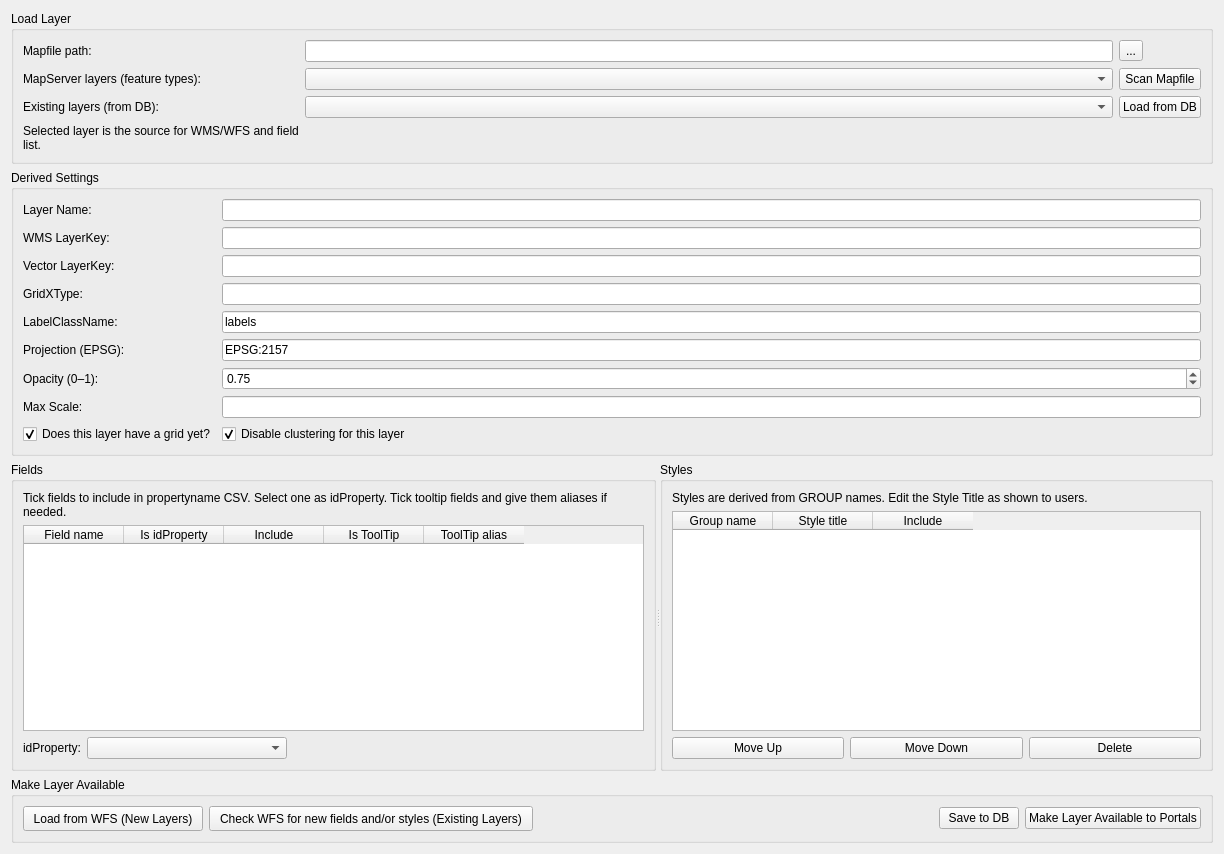
          <widget class="QWidget" name="tabCreateLayer">
           <attribute name="title">
            <string>Create New Layer</string>
           </attribute>
           <layout class="QVBoxLayout" name="verticalLayout_newLayer">
            <item>
             <widget class="QGroupBox" name="groupBox_load">
              <property name="title">
               <string>Load Layer</string>
              </property>
              <layout class="QGridLayout" name="gridLayout_load">
               <item row="0" column="0">
                <widget class="QLabel" name="label_mapFilePath">
                 <property name="text">
                  <string>Mapfile path:</string>
                 </property>
                </widget>
               </item>
               <item row="0" column="1">
                <widget class="QLineEdit" name="txtMapFilePath"/>
               </item>
               <item row="0" column="2">
                <widget class="QToolButton" name="btnBrowseMapFile">
                 <property name="text">
                  <string>...</string>
                 </property>
                </widget>
               </item>
               <item row="1" column="0">
                <widget class="QLabel" name="label_mapLayers">
                 <property name="text">
                  <string>MapServer layers (feature types):</string>
                 </property>
                </widget>
               </item>
               <item row="1" column="1">
                <widget class="QComboBox" name="cmbMapFileLayerNames"/>
               </item>
               <item row="1" column="2">
                <widget class="QPushButton" name="btnScanMapFile">
                 <property name="text">
                  <string>Scan Mapfile</string>
                 </property>
                </widget>
               </item>
               <item row="2" column="0">
                <widget class="QLabel" name="label_dbLayers">
                 <property name="text">
                  <string>Existing layers (from DB):</string>
                 </property>
                </widget>
               </item>
               <item row="2" column="1">
                <widget class="QComboBox" name="cmbDbLayers"/>
               </item>
               <item row="2" column="2">
                <widget class="QPushButton" name="btnLoadFromDb">
                 <property name="text">
                  <string>Load from DB</string>
                 </property>
                </widget>
               </item>
               <item row="3" column="0">
                <widget class="QLabel" name="label_selectedLayerHint">
                 <property name="text">
                  <string>Selected layer is the source for WMS/WFS and field list.</string>
                 </property>
                 <property name="wordWrap">
                  <bool>true</bool>
                 </property>
                </widget>
               </item>
              </layout>
             </widget>
            </item>
            <item>
             <widget class="QGroupBox" name="groupBox_derived">
              <property name="title">
               <string>Derived Settings</string>
              </property>
              <layout class="QFormLayout" name="formLayout_derived">
               <item row="0" column="0">
                <widget class="QLabel" name="label_layerName">
                 <property name="text">
                  <string>Layer Name:</string>
                 </property>
                </widget>
               </item>
               <item row="0" column="1">
                <widget class="QLineEdit" name="txtLayerName">
                 <property name="readOnly">
                  <bool>true</bool>
                 </property>
                </widget>
               </item>
               <item row="1" column="0">
                <widget class="QLabel" name="label_wmsLayerKey">
                 <property name="text">
                  <string>WMS LayerKey:</string>
                 </property>
                </widget>
               </item>
               <item row="1" column="1">
                <widget class="QLineEdit" name="txtWmsLayerKey">
                 <property name="readOnly">
                  <bool>true</bool>
                 </property>
                </widget>
               </item>
               <item row="2" column="0">
                <widget class="QLabel" name="label_vectorLayerKey">
                 <property name="text">
                  <string>Vector LayerKey:</string>
                 </property>
                </widget>
               </item>
               <item row="2" column="1">
                <widget class="QLineEdit" name="txtVectorLayerKey">
                 <property name="readOnly">
                  <bool>true</bool>
                 </property>
                </widget>
               </item>
               <item row="4" column="0">
                <widget class="QLabel" name="label_gridXType">
                 <property name="text">
                  <string>GridXType:</string>
                 </property>
                </widget>
               </item>
               <item row="4" column="1">
                <widget class="QLineEdit" name="txtGridXType">
                 <property name="readOnly">
                  <bool>true</bool>
                 </property>
                </widget>
               </item>
               <item row="5" column="0">
                <widget class="QLabel" name="label_labelClassName">
                 <property name="text">
                  <string>LabelClassName:</string>
                 </property>
                </widget>
               </item>
               <item row="5" column="1">
                <widget class="QLineEdit" name="txtLabelClassName">
                 <property name="text">
                  <string>labels</string>
                 </property>
                </widget>
               </item>
               <item row="6" column="0">
                <widget class="QLabel" name="label_projection">
                 <property name="text">
                  <string>Projection (EPSG):</string>
                 </property>
                </widget>
               </item>
               <item row="6" column="1">
                <widget class="QLineEdit" name="txtProjection">
                 <property name="text">
                  <string>EPSG:2157</string>
                 </property>
                </widget>
               </item>
               <item row="7" column="0">
                <widget class="QLabel" name="label_opacity">
                 <property name="text">
                  <string>Opacity (0–1):</string>
                 </property>
                </widget>
               </item>
               <item row="7" column="1">
                <widget class="QDoubleSpinBox" name="spinOpacity">
                 <property name="decimals">
                  <number>2</number>
                 </property>
                 <property name="minimum">
                  <double>0.000000000000000</double>
                 </property>
                 <property name="maximum">
                  <double>1.000000000000000</double>
                 </property>
                 <property name="singleStep">
                  <double>0.050000000000000</double>
                 </property>
                 <property name="value">
                  <double>0.750000000000000</double>
                 </property>
                </widget>
               </item>
               <item row="8" column="0">
                <widget class="QLabel" name="label_maxscale">
                 <property name="text">
                  <string>Max Scale:</string>
                 </property>
                </widget>
               </item>
               <item row="8" column="1">
                <widget class="QLineEdit" name="txtWfsMaxScale"/>
               </item>
               <item row="10" column="0">
                <widget class="QCheckBox" name="chkHasGrid">
                 <property name="text">
                  <string>Does this layer have a grid yet?</string>
                 </property>
                 <property name="checked">
                  <bool>true</bool>
                 </property>
                </widget>
               </item>
               <item row="10" column="1">
                <widget class="QCheckBox" name="chkNoCluster">
                 <property name="text">
                  <string>Disable clustering for this layer</string>
                 </property>
                 <property name="checked">
                  <bool>true</bool>
                 </property>
                </widget>
               </item>
              </layout>
             </widget>
            </item>
            <item>
             <widget class="QSplitter" name="splitter_fields_styles">
              <property name="orientation">
               <enum>Qt::Horizontal</enum>
              </property>
              <widget class="QWidget" name="widget_fields">
               <layout class="QVBoxLayout" name="verticalLayout_fields">
                <item>
                 <widget class="QGroupBox" name="groupBox_fields">
                  <property name="title">
                   <string>Fields</string>
                  </property>
                  <layout class="QVBoxLayout" name="verticalLayout_fields_inner">
                   <item>
                    <widget class="QLabel" name="label_fieldsInfo">
                     <property name="text">
                      <string>Tick fields to include in propertyname CSV. Select one as idProperty. Tick tooltip fields and give them aliases if needed.</string>
                     </property>
                     <property name="wordWrap">
                      <bool>true</bool>
                     </property>
                    </widget>
                   </item>
                   <item>
                    <widget class="QTableWidget" name="tblFields">
                     <column>
                      <property name="text">
                       <string>Field name</string>
                      </property>
                     </column>
                     <column>
                      <property name="text">
                       <string>Is idProperty</string>
                      </property>
                     </column>
                     <column>
                      <property name="text">
                       <string>Include</string>
                      </property>
                     </column>
                     <column>
                      <property name="text">
                       <string>Is ToolTip</string>
                      </property>
                     </column>
                     <column>
                      <property name="text">
                       <string>ToolTip alias</string>
                      </property>
                     </column>
                    </widget>
                   </item>
                   <item>
                    <layout class="QHBoxLayout" name="horizontalLayout_idProperty">
                     <item>
                      <widget class="QLabel" name="label_idPropertyCombo">
                       <property name="text">
                        <string>idProperty:</string>
                       </property>
                      </widget>
                     </item>
                     <item>
                      <widget class="QComboBox" name="cmbIdProperty">
                       <property name="minimumSize">
                        <size>
                         <width>200</width>
                         <height>0</height>
                        </size>
                       </property>
                      </widget>
                     </item>
                     <item>
                      <spacer name="horizontalSpacer_idProperty">
                       <property name="orientation">
                        <enum>Qt::Horizontal</enum>
                       </property>
                       <property name="sizeHint" stdset="0">
                        <size>
                         <width>40</width>
                         <height>20</height>
                        </size>
                       </property>
                      </spacer>
                     </item>
                    </layout>
                   </item>
                  </layout>
                 </widget>
                </item>
               </layout>
              </widget>
              <widget class="QWidget" name="widget_styles">
               <layout class="QVBoxLayout" name="verticalLayout_styles">
                <item>
                 <widget class="QGroupBox" name="groupBox_styles">
                  <property name="title">
                   <string>Styles</string>
                  </property>
                  <layout class="QVBoxLayout" name="verticalLayout">
                   <item>
                    <widget class="QLabel" name="label_stylesInfo">
                     <property name="text">
                      <string>Styles are derived from GROUP names. Edit the Style Title as shown to users.</string>
                     </property>
                     <property name="wordWrap">
                      <bool>true</bool>
                     </property>
                    </widget>
                   </item>
                   <item>
                    <widget class="QTableWidget" name="tblStyles">
                     <column>
                      <property name="text">
                       <string>Group name</string>
                      </property>
                     </column>
                     <column>
                      <property name="text">
                       <string>Style title</string>
                      </property>
                     </column>
                     <column>
                      <property name="text">
                       <string>Include</string>
                      </property>
                     </column>
                    </widget>
                   </item>
                   <item>
                    <layout class="QHBoxLayout" name="horizontalLayout">
                     <item>
                      <widget class="QPushButton" name="btnStyleMoveUp">
                       <property name="text">
                        <string>Move Up</string>
                       </property>
                      </widget>
                     </item>
                     <item>
                      <widget class="QPushButton" name="btnStyleMoveDown">
                       <property name="text">
                        <string>Move Down</string>
                       </property>
                      </widget>
                     </item>
                     <item>
                      <widget class="QPushButton" name="btnStyleDelete">
                       <property name="text">
                        <string>Delete</string>
                       </property>
                      </widget>
                     </item>
                    </layout>
                   </item>
                  </layout>
                 </widget>
                </item>
               </layout>
              </widget>
             </widget>
            </item>
            <item alignment="Qt::AlignLeft">
             <widget class="QGroupBox" name="groupBox_makeAvailable">
              <property name="title">
               <string>Make Layer Available</string>
              </property>
              <layout class="QHBoxLayout" name="horizontalLayout_makeAvailable">
               <item>
                <widget class="QPushButton" name="btnLoadFieldsFromWFS">
                 <property name="minimumSize">
                  <size>
                   <width>0</width>
                   <height>25</height>
                  </size>
                 </property>
                 <property name="text">
                  <string>  Load from WFS (New Layers)  </string>
                 </property>
                 <property name="iconSize">
                  <size>
                   <width>25</width>
                   <height>16</height>
                  </size>
                 </property>
                 <property name="checkable">
                  <bool>false</bool>
                 </property>
                 <property name="default">
                  <bool>false</bool>
                 </property>
                 <property name="flat">
                  <bool>false</bool>
                 </property>
                </widget>
               </item>
               <item alignment="Qt::AlignHCenter">
                <widget class="QPushButton" name="btnCheckFieldsAndStylesFromWFS">
                 <property name="minimumSize">
                  <size>
                   <width>0</width>
                   <height>25</height>
                  </size>
                 </property>
                 <property name="layoutDirection">
                  <enum>Qt::LeftToRight</enum>
                 </property>
                 <property name="text">
                  <string>  Check WFS for new fields and/or styles (Existing Layers)  </string>
                 </property>
                </widget>
               </item>
               <item>
                <spacer name="horizontalSpacer_makeAvailable">
                 <property name="orientation">
                  <enum>Qt::Horizontal</enum>
                 </property>
                 <property name="sizeHint" stdset="0">
                  <size>
                   <width>400</width>
                   <height>20</height>
                  </size>
                 </property>
                </spacer>
               </item>
               <item>
                <widget class="QPushButton" name="btnSaveLayerToDb">
                 <property name="text">
                  <string>Save to DB</string>
                 </property>
                </widget>
               </item>
               <item>
                <widget class="QPushButton" name="btnMakeLayerAvailable">
                 <property name="text">
                  <string>Make Layer Available to Portals</string>
                 </property>
                </widget>
               </item>
              </layout>
             </widget>
            </item>
           </layout>
          </widget>
